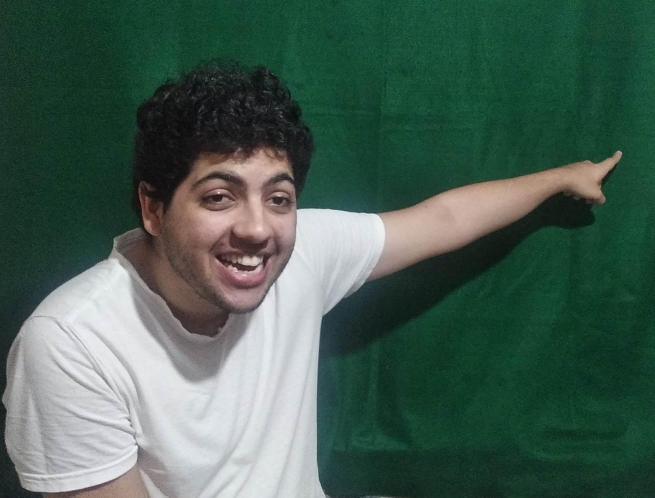
#> input picture liveruanfelipereaction.jpeg, 1310 x 996 px (shown at 1/2 size)
$ jupyter execute --allow-errors adicione_eu_a_imagem.ipynb   (shell and % lines are left out)
#> lines starting #> are read from the running program, lines starting #| are printed output that depends on the picture; after the words box and inside, x2 and y2 are one past the last pixel; in counts of white or black regions, pixels touching at a corner belong together
[cell 1]
#módulos que precisamos nesta aula (class 1/2)
import numpy as np
import matplotlib.pyplot as plt
import cv2
from skimage import io

[cell 2]
# Local de config:
grnscr = "liveruanfelipereaction.jpeg" #Link da imagem com o fundo verde.
alvo = "carro.jpeg"

[cell 3]
#Primeiro, abrimos a imagem
img = io.imread(grnscr)
#> img is the input picture: shape (996, 1310, 3); mean R, G, B 70.6, 94.8, 83.2
img2 = cv2.resize(img,(1200,1000))
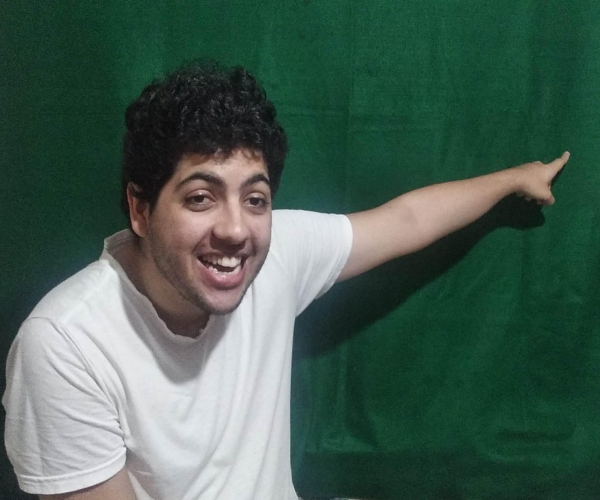
#> img2: shape (1000, 1200, 3) (shown at 1/2 size); mean R, G, B 70.5, 94.7, 83.1
img2 = cv2.flip(img2,1)
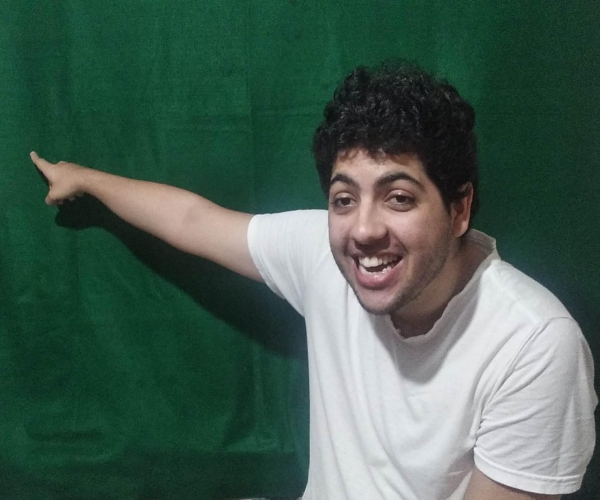
#> img2: shape (1000, 1200, 3) (shown at 1/2 size); mean R, G, B 70.5, 94.7, 83.1
plt.imshow(img2)

[cell 4]
#Em seguida, façamos uma másara dentro dos locais "verdes" na imagem
vdar = np.array([0,43,33])
vlig  = np.array([30,165,140])
mask = cv2.inRange(img2, vdar, vlig)
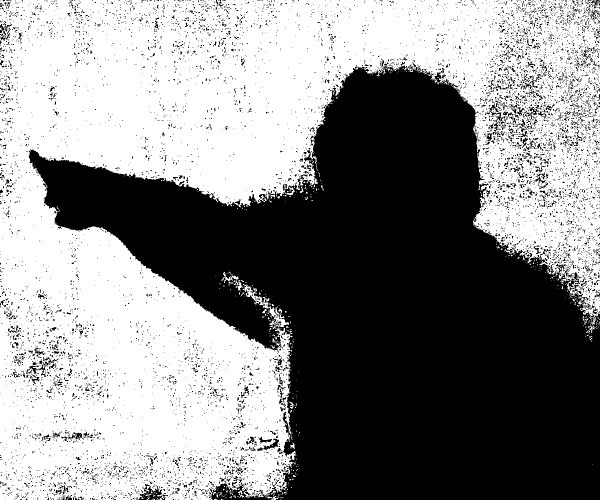
#> mask: shape (1000, 1200) (shown at 1/2 size); 53.4% white; 8603 black regions (8286 under 20 px), largest, box (x1, y1, x2, y2) and area: (57, 124, 1200, 1000) 516082, (277, 968, 336, 1000) 762, (515, 877, 558, 902) 306
mask = cv2.bitwise_not(mask,mask)
plt.imshow(mask, cmap='gray')

[cell 5]
#Aplicamos a máscara a imagem original.
fg = cv2.bitwise_or (img2,img2,mask = mask)
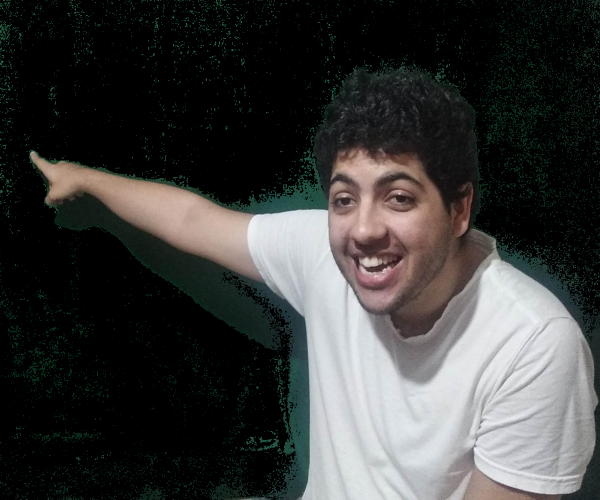
#> fg: shape (1000, 1200, 3) (shown at 1/2 size); mean R, G, B 59.7, 60.3, 59
plt.imshow(fg)

$ run again, with resfin.jpeg copied over liveruanfelipereaction.jpeg
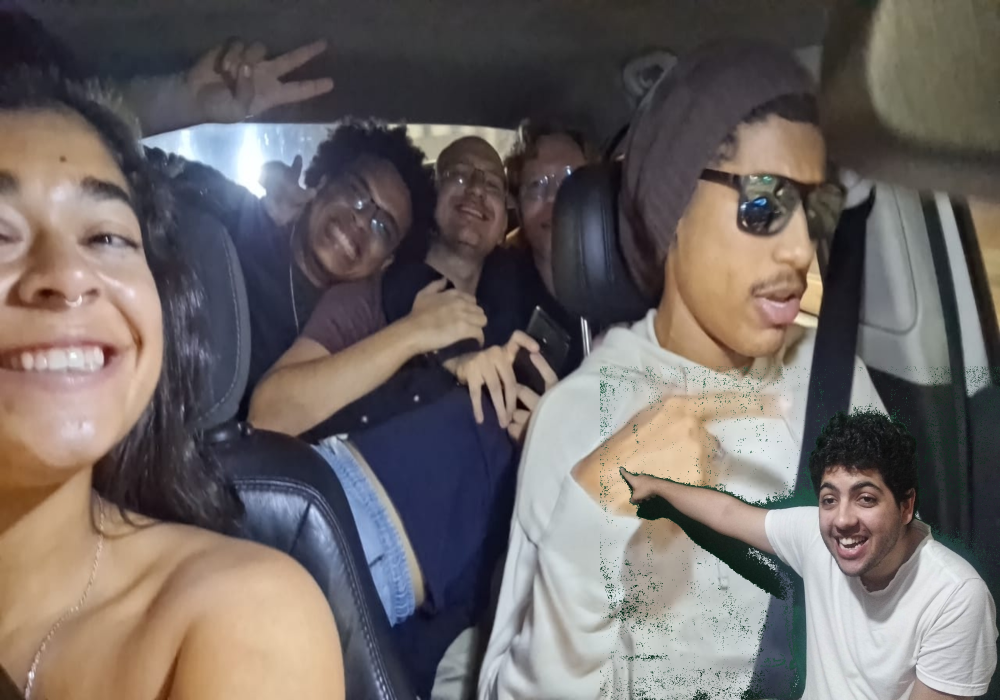
#> input picture resfin.jpeg, 3000 x 2100 px (shown at 1/3 size)
#> img is the input picture: shape (2100, 3000, 3); mean R, G, B 110.9, 103.3, 101.2
#> `mask = cv2.inRange(img2, vdar, vlig)`:
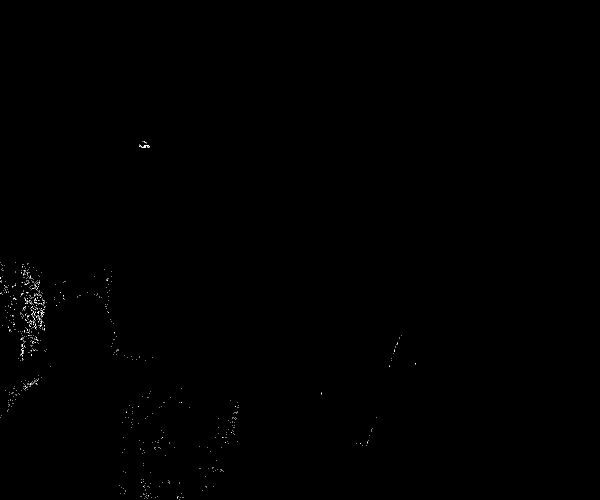
#> mask: shape (1000, 1200) (shown at 1/2 size); 0.11% white in thin lines or dots, all inside (x1, y1, x2, y2) = (0, 282, 832, 1000)
#> `mask = cv2.bitwise_not(mask,mask)`:
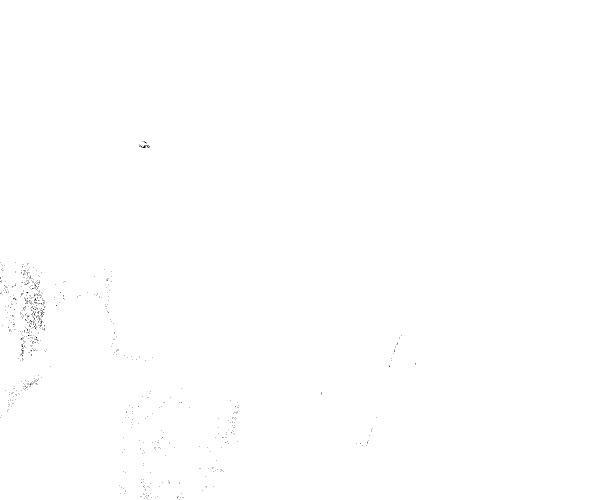
#> mask: shape (1000, 1200) (shown at 1/2 size); 99.9% white; black in thin lines or dots, all inside (x1, y1, x2, y2) = (0, 282, 832, 1000)
